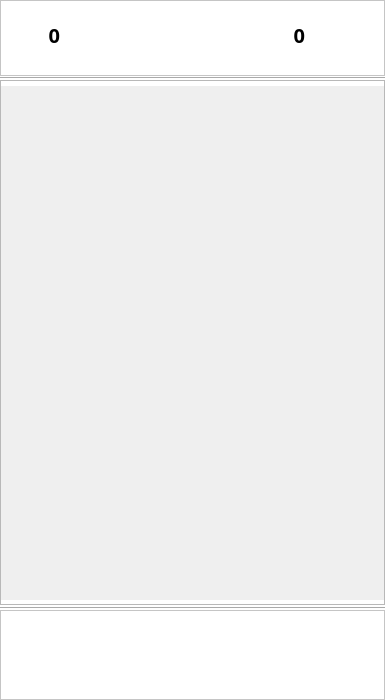
<?xml version="1.0" encoding="UTF-8"?>
<ui version="4.0">
 <class>MainWindow</class>
 <widget class="QMainWindow" name="MainWindow">
  <property name="geometry">
   <rect>
    <x>0</x>
    <y>0</y>
    <width>385</width>
    <height>700</height>
   </rect>
  </property>
  <property name="maximumSize">
   <size>
    <width>385</width>
    <height>700</height>
   </size>
  </property>
  <property name="windowTitle">
   <string>MainWindow</string>
  </property>
  <widget class="QWidget" name="centralwidget">
   <widget class="Line" name="line">
    <property name="geometry">
     <rect>
      <x>0</x>
      <y>600</y>
      <width>385</width>
      <height>16</height>
     </rect>
    </property>
    <property name="styleSheet">
     <string notr="true">background-color: rgb(255, 255, 255);</string>
    </property>
    <property name="orientation">
     <enum>Qt::Horizontal</enum>
    </property>
   </widget>
   <widget class="Line" name="line_2">
    <property name="geometry">
     <rect>
      <x>0</x>
      <y>70</y>
      <width>385</width>
      <height>16</height>
     </rect>
    </property>
    <property name="styleSheet">
     <string notr="true">background-color: rgb(255, 255, 255);</string>
    </property>
    <property name="orientation">
     <enum>Qt::Horizontal</enum>
    </property>
   </widget>
   <widget class="QFrame" name="frame">
    <property name="geometry">
     <rect>
      <x>0</x>
      <y>0</y>
      <width>385</width>
      <height>76</height>
     </rect>
    </property>
    <property name="styleSheet">
     <string notr="true">background-color: rgb(255, 255, 255);</string>
    </property>
    <property name="frameShape">
     <enum>QFrame::StyledPanel</enum>
    </property>
    <property name="frameShadow">
     <enum>QFrame::Raised</enum>
    </property>
    <widget class="QLabel" name="ico_rating">
     <property name="geometry">
      <rect>
       <x>315</x>
       <y>10</y>
       <width>50</width>
       <height>50</height>
      </rect>
     </property>
     <property name="styleSheet">
      <string notr="true">image: url(:/resources/C:/Users/Фёдор/PycharmProjects/Bushe/MyIcons/фон+шрифты+верх.панель/рейтинг.ico);</string>
     </property>
     <property name="frameShape">
      <enum>QFrame::NoFrame</enum>
     </property>
     <property name="text">
      <string/>
     </property>
    </widget>
    <widget class="QLabel" name="place_rating">
     <property name="geometry">
      <rect>
       <x>255</x>
       <y>10</y>
       <width>50</width>
       <height>50</height>
      </rect>
     </property>
     <property name="font">
      <font>
       <family>Aristotelica Pro Tx Extlt</family>
       <pointsize>15</pointsize>
       <weight>75</weight>
       <bold>true</bold>
      </font>
     </property>
     <property name="frameShape">
      <enum>QFrame::NoFrame</enum>
     </property>
     <property name="text">
      <string>0</string>
     </property>
     <property name="alignment">
      <set>Qt::AlignRight|Qt::AlignTrailing|Qt::AlignVCenter</set>
     </property>
    </widget>
    <widget class="QLabel" name="count_days">
     <property name="geometry">
      <rect>
       <x>10</x>
       <y>10</y>
       <width>50</width>
       <height>50</height>
      </rect>
     </property>
     <property name="font">
      <font>
       <family>Aristotelica Pro Tx Extlt</family>
       <pointsize>15</pointsize>
       <weight>75</weight>
       <bold>true</bold>
      </font>
     </property>
     <property name="frameShape">
      <enum>QFrame::NoFrame</enum>
     </property>
     <property name="text">
      <string>0</string>
     </property>
     <property name="alignment">
      <set>Qt::AlignRight|Qt::AlignTrailing|Qt::AlignVCenter</set>
     </property>
    </widget>
    <widget class="QLabel" name="ico_days">
     <property name="geometry">
      <rect>
       <x>60</x>
       <y>10</y>
       <width>50</width>
       <height>50</height>
      </rect>
     </property>
     <property name="autoFillBackground">
      <bool>false</bool>
     </property>
     <property name="styleSheet">
      <string notr="true">image: url(:/resources/C:/Users/Фёдор/PycharmProjects/Bushe/MyIcons/фон+шрифты+верх.панель/огонёк.ico);</string>
     </property>
     <property name="frameShape">
      <enum>QFrame::NoFrame</enum>
     </property>
     <property name="text">
      <string/>
     </property>
    </widget>
   </widget>
   <widget class="QFrame" name="frame_2">
    <property name="geometry">
     <rect>
      <x>0</x>
      <y>610</y>
      <width>385</width>
      <height>90</height>
     </rect>
    </property>
    <property name="styleSheet">
     <string notr="true">background-color: rgb(255, 255, 255);</string>
    </property>
    <property name="frameShape">
     <enum>QFrame::StyledPanel</enum>
    </property>
    <property name="frameShadow">
     <enum>QFrame::Raised</enum>
    </property>
    <widget class="QPushButton" name="btn_book">
     <property name="geometry">
      <rect>
       <x>230</x>
       <y>10</y>
       <width>70</width>
       <height>70</height>
      </rect>
     </property>
     <property name="styleSheet">
      <string notr="true">QPushButton {
	
	image: url(:/bottom/C:/Users/Фёдор/PycharmProjects/Bushe/MyIcons/нижняя панель/н.п. 4.2.ico);
    color: black;
    border-radius: 35px;
}</string>
     </property>
     <property name="text">
      <string/>
     </property>
    </widget>
    <widget class="QPushButton" name="btn_home">
     <property name="geometry">
      <rect>
       <x>5</x>
       <y>10</y>
       <width>70</width>
       <height>70</height>
      </rect>
     </property>
     <property name="styleSheet">
      <string notr="true">QPushButton {
	
	image: url(:/bottom/C:/Users/Фёдор/PycharmProjects/Bushe/MyIcons/нижняя панель/н.п. 1.1.ico);
    color: black;
    border-radius: 35px;
}</string>
     </property>
     <property name="text">
      <string/>
     </property>
    </widget>
    <widget class="QPushButton" name="btn_settings">
     <property name="geometry">
      <rect>
       <x>305</x>
       <y>10</y>
       <width>70</width>
       <height>70</height>
      </rect>
     </property>
     <property name="styleSheet">
      <string notr="true">QPushButton {
	
	image: url(:/bottom/C:/Users/Фёдор/PycharmProjects/Bushe/MyIcons/нижняя панель/н.п. 5.1.ico);
    color: black;
    border-radius: 35px;
}</string>
     </property>
     <property name="text">
      <string/>
     </property>
    </widget>
    <widget class="QPushButton" name="btn_recall">
     <property name="geometry">
      <rect>
       <x>155</x>
       <y>10</y>
       <width>70</width>
       <height>70</height>
      </rect>
     </property>
     <property name="styleSheet">
      <string notr="true">QPushButton {
	image: url(:/bottom/C:/Users/Фёдор/PycharmProjects/Bushe/MyIcons/нижняя панель/н.п. 3.1.ico);
    color: black;
    border-radius: 35px;
}</string>
     </property>
     <property name="text">
      <string/>
     </property>
    </widget>
    <widget class="QPushButton" name="btn_rating">
     <property name="geometry">
      <rect>
       <x>80</x>
       <y>10</y>
       <width>70</width>
       <height>70</height>
      </rect>
     </property>
     <property name="styleSheet">
      <string notr="true">QPushButton {
	
	image: url(:/bottom/C:/Users/Фёдор/PycharmProjects/Bushe/MyIcons/нижняя панель/н.п. 2.1.ico);
    color: black;
    border-radius: 35px;
}</string>
     </property>
     <property name="text">
      <string/>
     </property>
    </widget>
   </widget>
   <widget class="QFrame" name="frame_3">
    <property name="geometry">
     <rect>
      <x>0</x>
      <y>80</y>
      <width>385</width>
      <height>525</height>
     </rect>
    </property>
    <property name="styleSheet">
     <string notr="true">background-image: url(:/resources/C:/Users/Фёдор/PycharmProjects/Bushe/MyIcons/фон+шрифты+верх.панель/фон.png);</string>
    </property>
    <property name="frameShape">
     <enum>QFrame::StyledPanel</enum>
    </property>
    <property name="frameShadow">
     <enum>QFrame::Raised</enum>
    </property>
    <widget class="QLabel" name="label">
     <property name="geometry">
      <rect>
       <x>40</x>
       <y>5</y>
       <width>311</width>
       <height>51</height>
      </rect>
     </property>
     <property name="styleSheet">
      <string notr="true">image: url(:/guide/C:/Users/Фёдор/PycharmProjects/Bushe/MyIcons/5-8. справочник/экраны справочника с инфой и ошибкой/ошибка 0.ico);</string>
     </property>
     <property name="text">
      <string/>
     </property>
    </widget>
    <widget class="QLabel" name="label_2">
     <property name="geometry">
      <rect>
       <x>40</x>
       <y>60</y>
       <width>311</width>
       <height>461</height>
      </rect>
     </property>
     <property name="styleSheet">
      <string notr="true">image: url(:/guide/C:/Users/Фёдор/PycharmProjects/Bushe/MyIcons/5-8. справочник/экраны справочника с инфой и ошибкой/ошибка 1.ico);</string>
     </property>
     <property name="text">
      <string/>
     </property>
    </widget>
   </widget>
  </widget>
 </widget>
 <resources>
  <include location="../MyIcons/resources.qrc"/>
 </resources>
 <connections/>
</ui>
